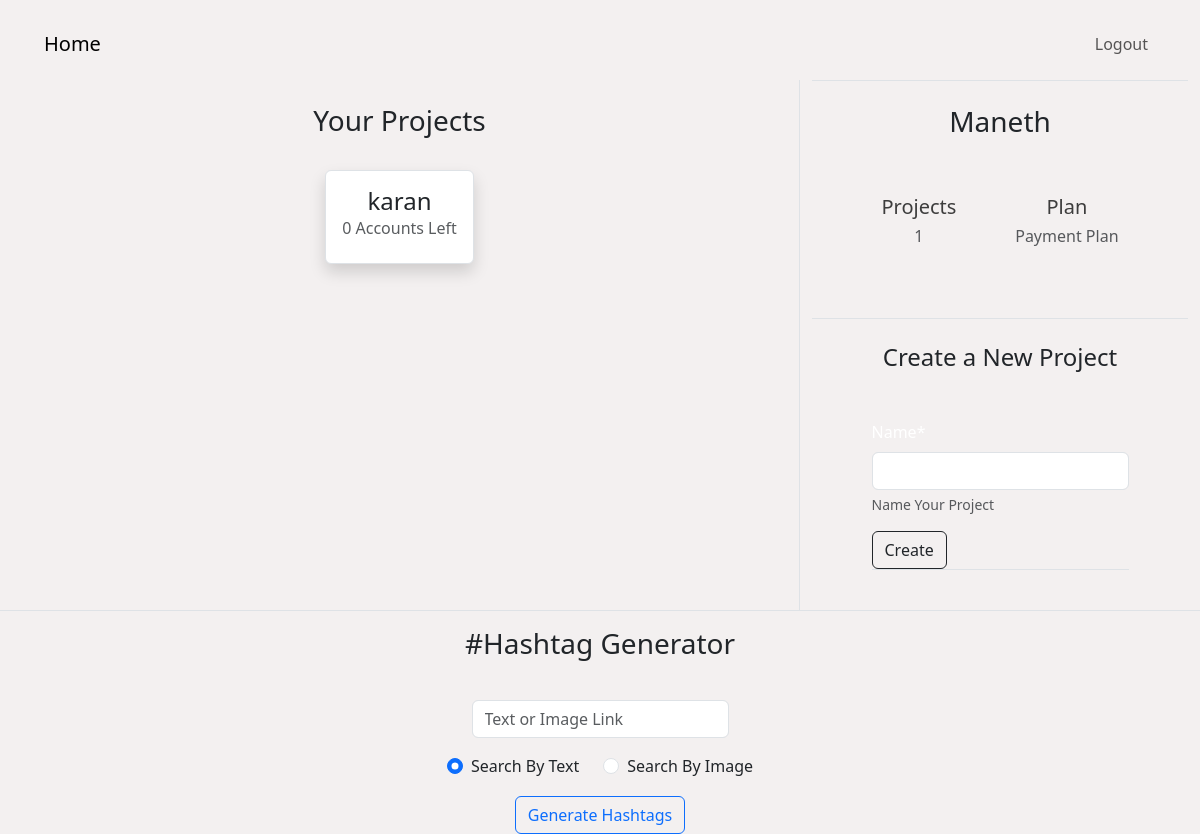
Page / (signed in) on the earlier database version.
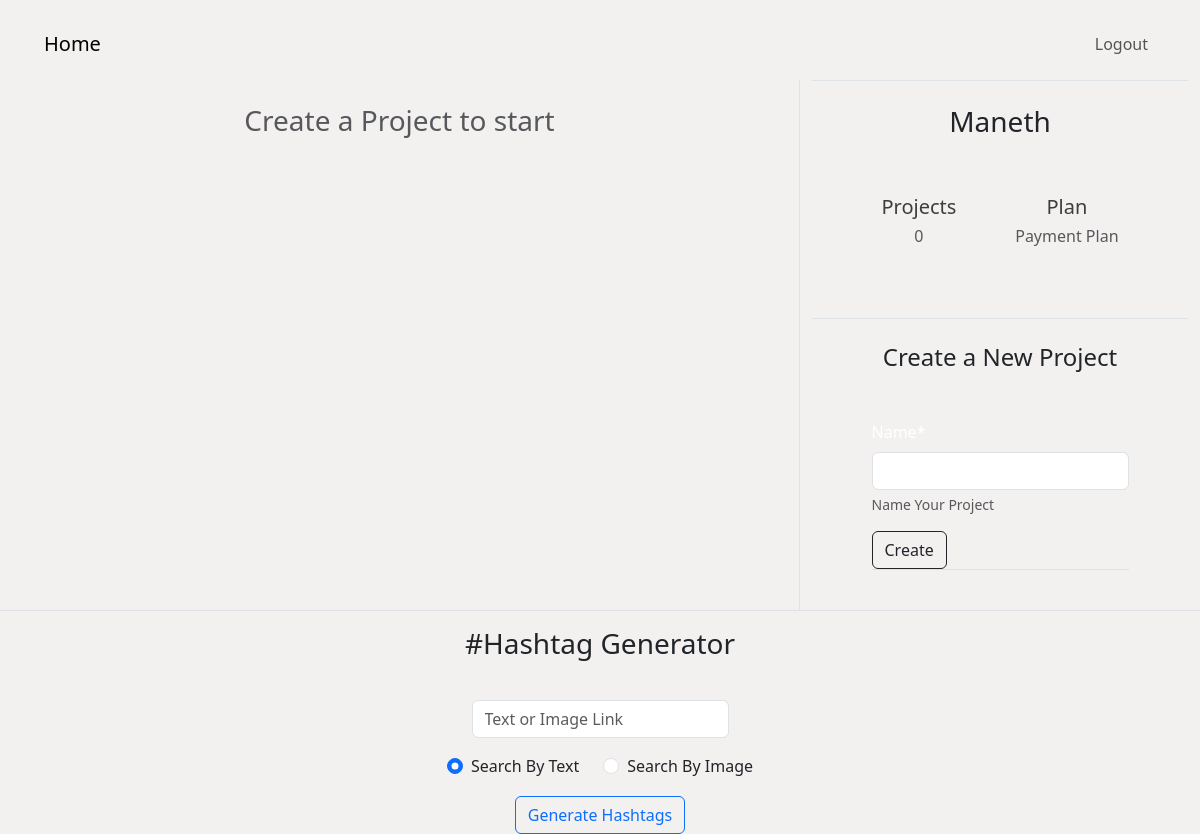
Same page on the later database version.
### projects/models.py (models this page shows)
class Project(models.Model):
    id = models.CharField(max_length=20, primary_key=True, default=idgen)
    name = models.CharField(max_length=50)
    cDate = models.DateTimeField(default=timezone.now)
    user = models.ForeignKey(User, on_delete=models.CASCADE)
    size = models.IntegerField(default=25)
    def __str__(self):
        return self.name

### projects/views.py (the view, shortened to what this page needs)
# urls.py: path('', index, name='index'),
def index(request):
    if request.user.is_authenticated:
        userId = request.user.username
        hashtags = ""
        user = User.objects.filter(username=userId).first()
        return render(request, "projects/index.html", {
            "user": user,
            "projects":  user.project_set.all(),
            "form": NewProject,
            "hashtags": hashtags
        })
    else:
        return redirect('login')

### projects/models.py (called while the page is built)
def idgen():
    return int_to_base36(uuid.uuid4().int)[:20]

### projects/templates/projects/index.html (shortened to what the changed rows need)
{% extends "projects/base.html" %}
{% load bootstrap5 %}
{% load static %}
{% load crispy_forms_tags %}
{% block head %}
    <link rel="stylesheet" href="{% static 'projects/index.css' %}">
{% endblock %}
{% block content %}
    <div class="container-fluid">
        <div class="row border-bottom">
            <div class="col-md-8 col-sm-12 border-end">
                <div class="container-fluid">
                    <div class="row mx-auto">
                        {% if projects %}
                            <h3 class="text-center my-4">
                                Your Projects
                            </h3>
                        {% else %}
                            <h3 class="text-center text-muted my-4">
                                Create a Project to start
                            </h3>
                        {% endif %}
                    </div>
                    <div class="row row-cols-auto">
                        {% if projects %}
                        {% for project in projects %}
                            <div class="col my-2 mx-auto">
                                <div class="card shadow border rounded">
                                    <div class="card-body">
                                        <h4 class="card-title text-center">
                                            {{ project }}
                                        </h4>
                                        <h6 class="card-subtitle text-muted mb-2 text-center">
                                            {{ project.size }} Accounts Left
                                        </h6>
                                    </div>
                                </div>
                            </div>
                        {% endfor %}
                        {% endif %}
                    </div>
                </div>
            </div>
            <div class="col-md-4" id="profile">
                <div class="container-fluid border-top">
                    <div class="container-fluid">
                        <div class="row row-cols-1">
                            <div class="col-mt-2">
                                <div class="container mt-4">
                                    <div class="row row-cols-auto p-3">
                                        <div class="col mx-auto mt-2">
                                            <h5 class="profile-titles text-center">
                                                Projects
                                            </h5>
                                            <h6 class="text-muted text-center">
                                                {{ projects.count }}
                                            </h6>
                                        </div>
                                    </div>
                                </div>
                            </div>
                        </div>
                    </div>
                </div>
            </div>
        </div>
    </div>
{% endblock content %}

Differences in the rows shown:
removed Project: name "karan", size "0"
Other differences:
{{ projects.count }}: "1" → "0"
text no longer shown: "Your Projects"
text now shown: "Create a Project to start"
